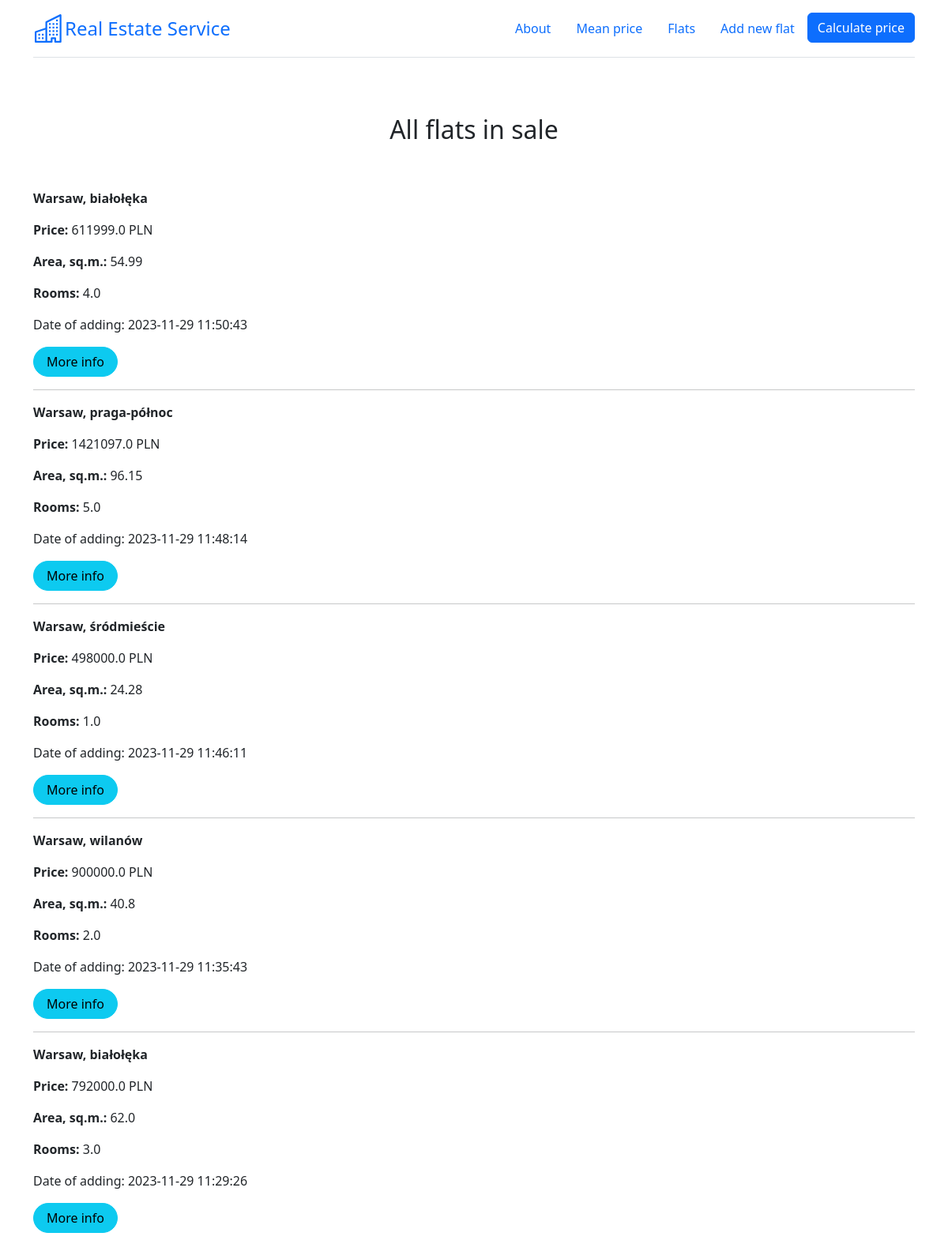
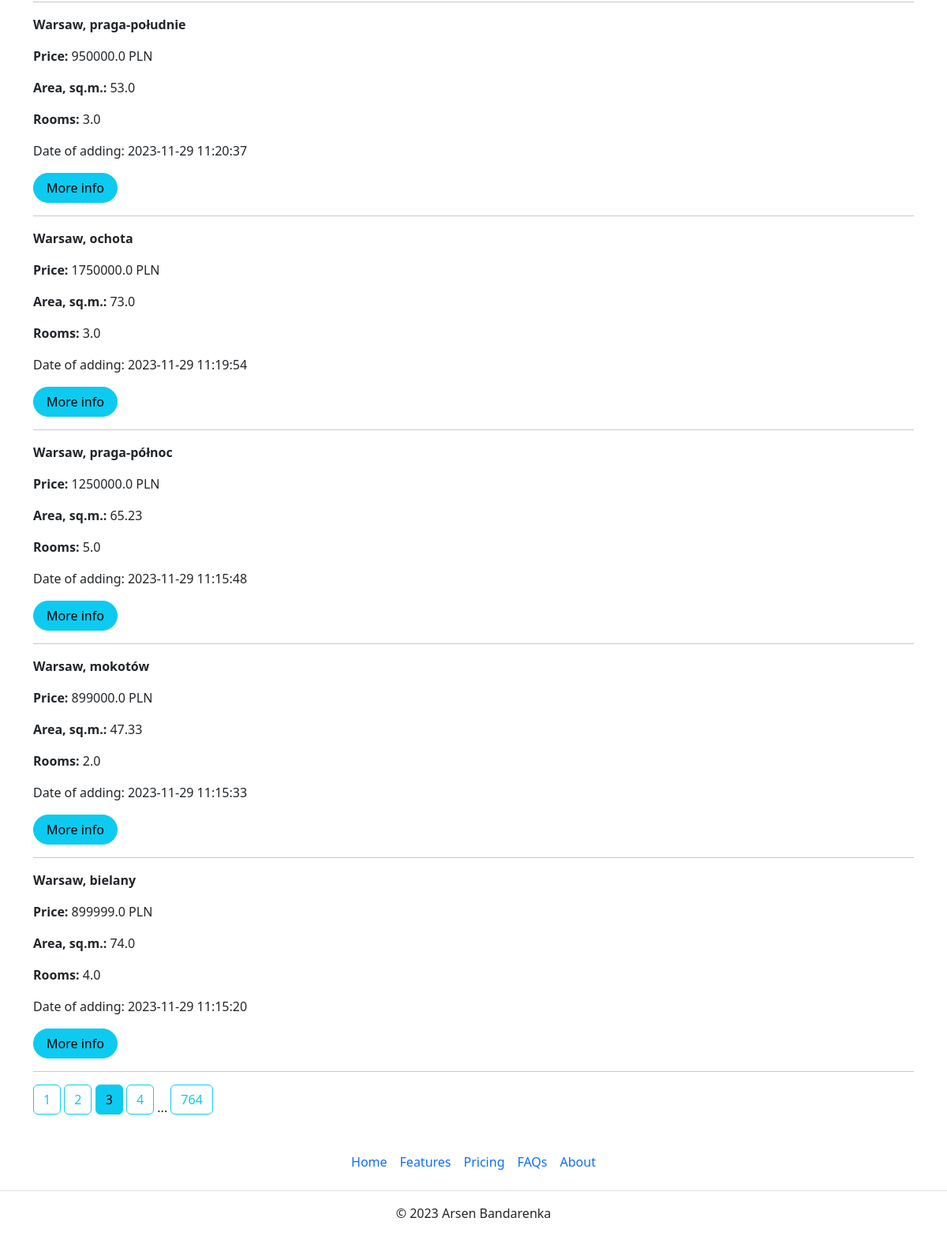
The app's page /flats?page=3 with its own data (2 pictures, top to bottom).
### app.py (models this page shows)
class Flat(db.Model):
    __tablename__ = "flats_load"
    __table_args__ = {'extend_existing': True}
    id = db.Column(db.Integer, primary_key=True, unique=True)
    district = db.Column(db.Text)
    street = db.Column(db.Text)
    price = db.Column(db.Float)
    area = db.Column(db.Float)
    rooms = db.Column(db.Integer)
    renovation = db.Column(db.Integer)
    floor = db.Column(db.Integer)
    market = db.Column(db.Integer)
    elevator = db.Column(db.Integer)
    balcony = db.Column(db.Integer)
    terrace = db.Column(db.Integer)
    garden = db.Column(db.Integer)
    central_heating = db.Column(db.Integer)
    seller = db.Column(db.Integer)
    blok = db.Column(db.Integer)
    parking = db.Column(db.Integer)
    publication_date = db.Column(db.DateTime, default=datetime.datetime.now())

### app.py (the view)
@app.route('/flats')
def show_flats():
    page = request.args.get('page', 1, type=int)
    flats = db.paginate(db.select(Flat).order_by(Flat.publication_date.desc()), page=page, per_page=10)
    return render_template('gpt_page.html', flats=flats, floor_dict=floor_dict)

### templates/gpt_page.html (shortened to what this page needs)
{% extends 'base.html' %}
{% block text_center %}<h2>All flats in sale</h2>{% endblock %}
{% block body %}
{% for flat in flats.items %}
    <p><strong>Warsaw, {{flat.district}}</strong></p>
    <p><strong>Price: </strong> {{flat.price}} PLN</p>
    <p><strong>Area, sq.m.: </strong> {{flat.area}}</p>
    <p><strong>Rooms: </strong> {{flat.rooms}}</p>
    <p>Date of adding: {{flat.publication_date}}</p>
    <a href="/flats/{{ flat.id }}" class="btn btn-info rounded-pill px-3">More info</a>
    <hr>
{% endfor %}
{% for page_num in flats.iter_pages(left_edge=1, left_current=1, right_current=1, right_edge=1) %}
{% if page_num %}
    {% if flats.page == page_num %}
    <a class="btn btn-info mb-4" href="{{ url_for('show_flats', page=page_num) }}">{{ page_num }}</a>
    {% else %}
    <a class="btn btn-outline-info mb-4" href="{{ url_for('show_flats', page=page_num) }}">{{ page_num }}</a>
    {% endif %}
{% else %}
...
{% endif %}
{% endfor %}
{% endblock %}

### records on screen
Flat: district "białołęka", price "611999.0", area "54.99", rooms "4.0", publication_date "2023-11-29 11:50:43"
Flat: district "praga-północ", price "1421097.0", area "96.15", rooms "5.0", publication_date "2023-11-29 11:48:14"
Flat: district "śródmieście", price "498000.0", area "24.28", rooms "1.0", publication_date "2023-11-29 11:46:11"
Flat: district "wilanów", price "900000.0", area "40.8", rooms "2.0", publication_date "2023-11-29 11:35:43"
Flat: district "białołęka", price "792000.0", area "62.0", rooms "3.0", publication_date "2023-11-29 11:29:26"
Flat: district "praga-południe", price "950000.0", area "53.0", rooms "3.0", publication_date "2023-11-29 11:20:37"
Flat: district "ochota", price "1750000.0", area "73.0", rooms "3.0", publication_date "2023-11-29 11:19:54"
Flat: district "praga-północ", price "1250000.0", area "65.23", rooms "5.0", publication_date "2023-11-29 11:15:48"
Flat: district "mokotów", price "899000.0", area "47.33", rooms "2.0", publication_date "2023-11-29 11:15:33"
Flat: district "bielany", price "899999.0", area "74.0", rooms "4.0", publication_date "2023-11-29 11:15:20"

### other values on screen
{{ page_num }} "1" "2" "4" "764"
{{ page_num }} "3"
